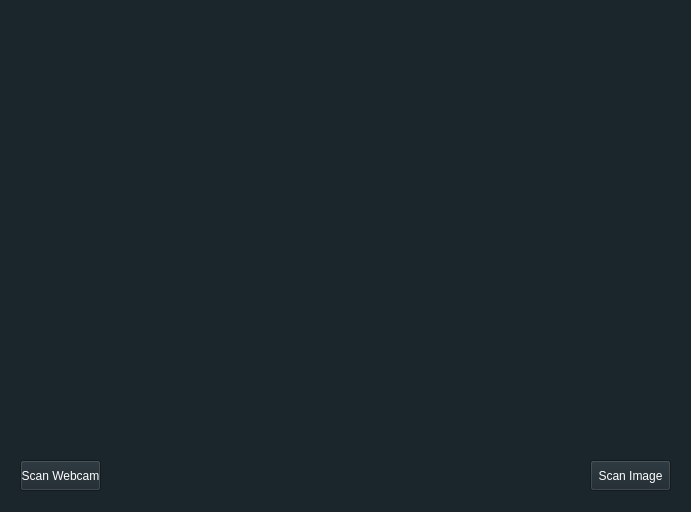
<?xml version="1.0" encoding="UTF-8"?>
<ui version="4.0">
 <class>Form</class>
 <widget class="QWidget" name="Form">
  <property name="geometry">
   <rect>
    <x>0</x>
    <y>0</y>
    <width>691</width>
    <height>512</height>
   </rect>
  </property>
  <property name="windowTitle">
   <string>Face Recognition</string>
  </property>
  <property name="styleSheet">
   <string notr="true">background-color: rgb(27, 38, 44);</string>
  </property>
  <widget class="QPushButton" name="btnImage">
   <property name="geometry">
    <rect>
     <x>590</x>
     <y>460</y>
     <width>81</width>
     <height>31</height>
    </rect>
   </property>
   <property name="styleSheet">
    <string notr="true">color: rgb(255, 255, 255);</string>
   </property>
   <property name="text">
    <string>Scan Image</string>
   </property>
  </widget>
  <widget class="QLabel" name="lbl_tempImg">
   <property name="geometry">
    <rect>
     <x>20</x>
     <y>10</y>
     <width>641</width>
     <height>431</height>
    </rect>
   </property>
   <property name="text">
    <string/>
   </property>
  </widget>
  <widget class="QPushButton" name="btnWebcam">
   <property name="geometry">
    <rect>
     <x>20</x>
     <y>460</y>
     <width>81</width>
     <height>31</height>
    </rect>
   </property>
   <property name="styleSheet">
    <string notr="true">color: rgb(255, 255, 255);</string>
   </property>
   <property name="text">
    <string>Scan Webcam</string>
   </property>
  </widget>
 </widget>
 <resources/>
 <connections/>
</ui>
